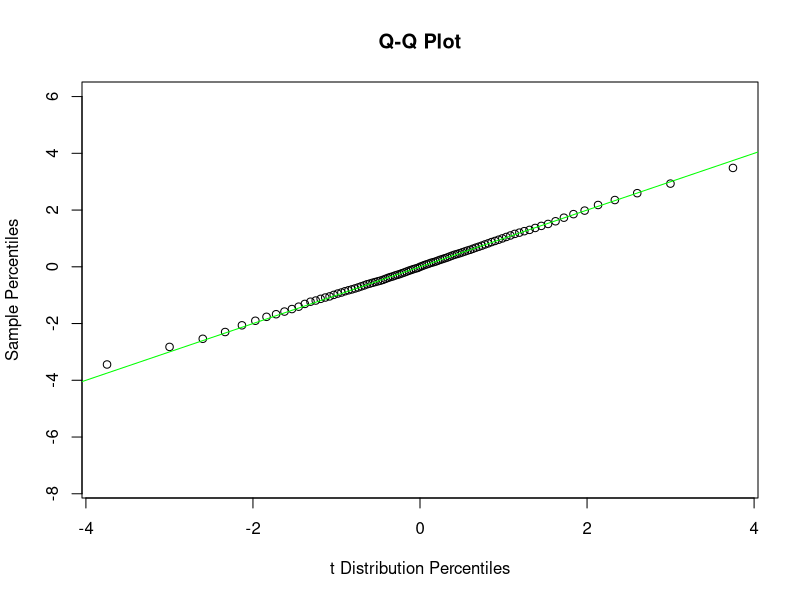

The R source for this figure:
set.seed(228)

#Problem 1
#1)

nu <- 4
n <- 10000

f <- function(x) {
  return((1 + x^2/nu)^(-0.5*(nu+1)))
}

g <- function(x) {
  return(dcauchy(x, location = 0, scale = 1))
}

y <- seq(-5, 5, 0.01)
max(f(y)/g(y))
c <- 3.6

k <- 0
j <- 0
x <- rep(0, n)

while(k < n){
  y <- rcauchy(1, location = 0, scale = 1)
  u <- runif(1)
  j <- j + 1
  if (u < f(y)/(c * g(y))){
    k <- k + 1
    x[k] <- y
  }
}

mc_estimate <- mean((x))

cat("Monte Carlo Estimate of E[(X)]:", mc_estimate, "\n")

#2)

nu <- 4
target_distribution <- function(x) {
  return((1 + x^2/nu)^(-0.5*(nu+1)))
}

q <- function(x) {
  rnorm(1, x, 1)
}

n <- 10000
x <- rep(0, n)

x[1] <- 2

for (i in 1:(n - 1)) {
  xnew <- q(x[i])
  u <- runif(1)
  acceptance_ratio <- target_distribution(xnew) / target_distribution(x[i])
  if (u < acceptance_ratio) {
    x[i + 1] <- xnew
  } else {
    x[i + 1] <- x[i]
  }
}

sample_percentiles <- quantile(x, seq(0, 1, 0.01))

# Compute t distribution percentiles
t_distribution_percentiles <- qt(seq(0, 1, 0.01), df = nu)

# Q-Q plot
plot(t_distribution_percentiles, sample_percentiles, 
     main = "Q-Q Plot",
     xlab = "t Distribution Percentiles",
     ylab = "Sample Percentiles")

# Add a 45-degree reference line
abline(a = 0, b = 1, col = "green")

#Problem 2
#1)

S <- c(1, 3, 4, 5, 6, 8)
pmf <- c(1/6, 1/6, 1/6, 1/6, 1/6, 1/6)
n <- 10000
x <- rep(0, n)

Q <- matrix(c(0.4, 0.2, 0.2, 0.2, 0.2 ,0.2, 0.2, 0.4, 0.2, 0.2, 0.2, 0.2, 0.2, 0.2, 0.4, 0.2, 0.2, 0.2, 0.2, 0.2, 0.2, 0.4, 0.2, 0.2, 0.2, 0.2, 0.2, 0.2, 0.4, 0.2, 0.2, 0.2, 0.2, 0.2, 0.2, 0.4), nrow = 6, ncol = 6, byrow = TRUE)

x[1] <- sample(S, 1)

for (i in 1:(n-1)) {
  xnew <- sample(S, 1, prob = Q[which(S == x[i]), ])
  u <- runif(1)
  if (u < pmf[which(S == xnew)] / pmf[which(S == x[i])]) {
    x[i + 1] <- xnew
  } else {
    x[i + 1] <- x[i]
  }
}


table_simulation <- table(x)
relative_frequency_simulation <- table_simulation / n

print("Simulation Results:")
print(table_simulation)
print(relative_frequency_simulation)

print("Theoretical Probabilities:")
print(pmf)



#Problem 3
#1   TRUE
#2.	TRUE
#3.	FALSE
#4.	TRUE
#5.	FALSE
#6.	TRUE
#7.	FALSE
#8.	FALSE